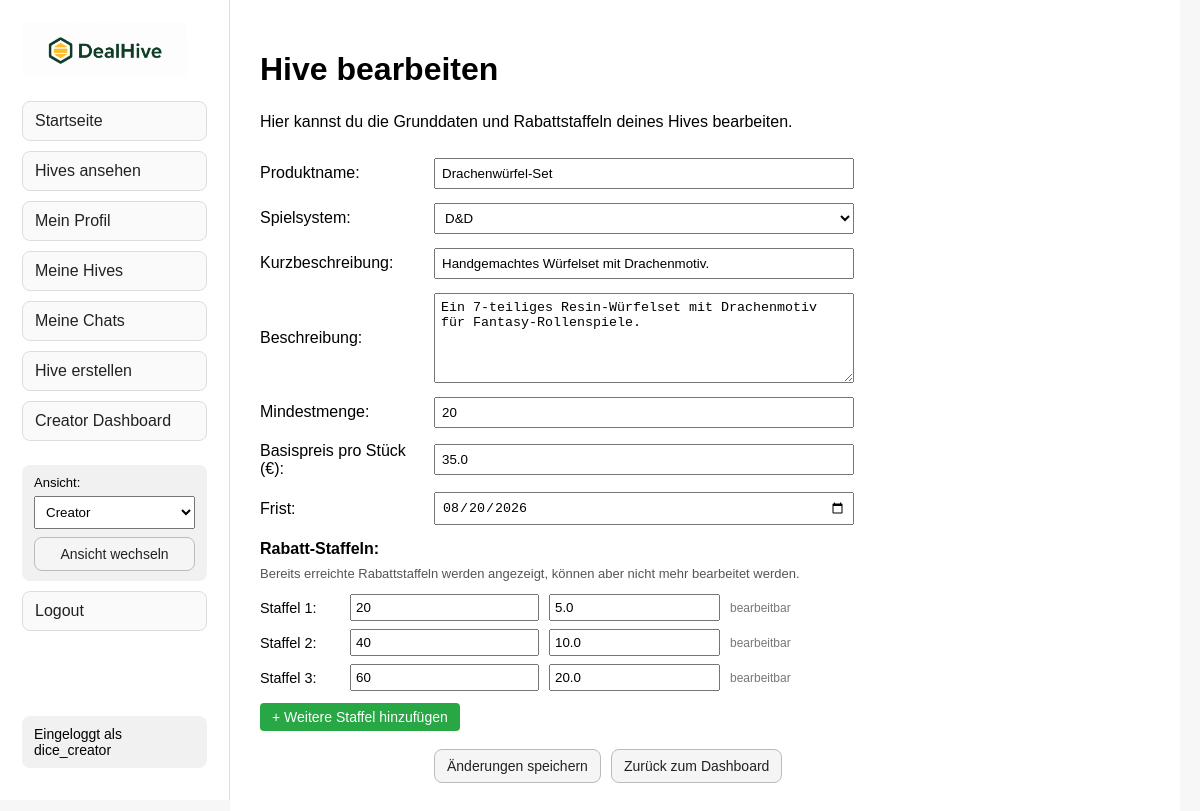
The page /creator/hives/1/edit (signed in) on the database its author committed.
### tables this page shows
CREATE TABLE hives (
            id INTEGER PRIMARY KEY AUTOINCREMENT,
            title TEXT NOT NULL,
            game_system TEXT NOT NULL,
            short_description TEXT NOT NULL,
            description TEXT NOT NULL,
            deadline TEXT NOT NULL,
            current_participants INTEGER NOT NULL DEFAULT 0,
            min_participants INTEGER NOT NULL,
            base_price REAL NOT NULL DEFAULT 0.0
        );

CREATE TABLE hive_tiers (
            id INTEGER PRIMARY KEY AUTOINCREMENT,
            hive_id INTEGER NOT NULL,
            threshold_quantity INTEGER NOT NULL,
            discount_percent REAL NOT NULL,
            FOREIGN KEY (hive_id) REFERENCES hives(id)
        );

### creator_routes.py (the view, shortened to what this page needs)
    @app.route(
        "/creator/hives/<int:hive_id>/edit",
        methods=["GET", "POST"]
    )
    def edit_hive_page(hive_id):
        if session.get("user_id") is None:
            return redirect("/login")
        if session.get("role") != "creator":
            return redirect("/")
        hive = get_hive_by_id(hive_id)
        if hive is None:
            return "Hive wurde nicht gefunden."
        creator_id = get_hive_creator_id(hive_id)
        if creator_id != session["user_id"]:
            return redirect("/creator/dashboard")
        tiers = get_hive_tiers(hive_id)
        thresholds = []
        discounts = []
        locked_tiers = []
        for tier in tiers:
            threshold = tier["threshold_quantity"]
            discount = tier["discount_percent"]
            thresholds.append(threshold)
            discounts.append(discount)
            if hive["current_participants"] >= threshold:
                locked_tiers.append(True)
            else:
                locked_tiers.append(False)
        if not thresholds:
            thresholds = [""]
            discounts = [""]
            locked_tiers = [False]
        return render_template(
            "edit_hive.html",
            hive=hive,
            thresholds=thresholds,
            discounts=discounts,
            locked_tiers=locked_tiers
        )

### database.py (called while the page is built)
def get_connection():
    connection = sqlite3.connect(DATABASE_PATH)
    connection.row_factory = sqlite3.Row
    connection.execute("PRAGMA foreign_keys = ON")
    return connection

def get_hive_by_id(hive_id):
    connection = get_connection()
    hive = connection.execute("""
        SELECT
            hives.id,
            hives.title,
            hives.game_system,
            hives.short_description,
            hives.description,
            hives.deadline,
            COALESCE((
                SELECT SUM(user_hives.quantity)
                FROM user_hives
                WHERE user_hives.hive_id = hives.id
                AND user_hives.relation_type = 'buyer'
            ), 0) AS current_participants,
            hives.min_participants,
            hives.base_price
        FROM hives
        WHERE hives.id = ?
    """, (hive_id,)).fetchone()
    connection.close()
    return hive

def get_hive_creator_id(hive_id):
    connection = get_connection()
    creator = connection.execute("""
        SELECT user_id
        FROM user_hives
        WHERE hive_id = ?
        AND relation_type = 'creator'
    """, (hive_id,)).fetchone()
    connection.close()
    if creator:
        return creator["user_id"]
    return None

def get_hive_tiers(hive_id):
    connection = get_connection()
    tiers = connection.execute("""
        SELECT
            threshold_quantity,
            discount_percent
        FROM hive_tiers
        WHERE hive_id = ?
        ORDER BY threshold_quantity ASC
    """, (hive_id,)).fetchall()
    connection.close()
    return tiers

### templates/edit_hive.html (shortened to what this page needs)
{% extends "layout.html" %}
{% block content %}
    <h1>Hive bearbeiten</h1>
    <p class="helper-text">
        Hier kannst du die Grunddaten und Rabattstaffeln deines Hives bearbeiten.
    </p>
    <form action="/creator/hives/{{ hive['id'] }}/edit" method="POST" class="create-hive-form">
        <div class="form-row">
            <label for="title">Produktname:</label>
            <input type="text" id="title" name="title" value="{{ title|default(hive['title']) }}" required>
        </div>
        <div class="form-row">
            <label for="game_system">Spielsystem:</label>
            {% set selected_game_system = game_system|default(hive["game_system"]) %}
            <select id="game_system" name="game_system" required>
                <option value="D&D" {% if selected_game_system == "D&D" %}selected{% endif %}>
                    D&D
                </option>
            </select>
        </div>
        <div class="form-row">
            <label for="short_description">Kurzbeschreibung:</label>
            <input
                type="text"
                id="short_description"
                name="short_description"
                value="{{ short_description|default(hive['short_description']) }}"
                required
            >
        </div>
        <div class="form-row">
            <label for="description">Beschreibung:</label>
            <textarea id="description" name="description" rows="5" required>{{ description|default(hive['description']) }}</textarea>
        </div>
        <div class="form-row">
            <label for="min_participants">Mindestmenge:</label>
            <input
                type="number"
                id="min_participants"
                name="min_participants"
                min="1"
                value="{{ min_participants|default(hive['min_participants']) }}"
                required
            >
        </div>
        <div class="form-row">
            <label for="base_price">Basispreis pro Stück (€):</label>
            <input
                type="number"
                id="base_price"
                name="base_price"
                step="0.01"
                min="0"
                value="{{ base_price|default(hive['base_price']) }}"
                required
            >
        </div>
        <div class="form-row">
            <label for="deadline">Frist:</label>
            <input
                type="date"
                id="deadline"
                name="deadline"
                value="{{ deadline|default(hive['deadline']) }}"
                required
            >
        </div>
        <div class="form-row" style="display: block; clear: both; margin-top: 15px;">
            <label style="display: block; margin-bottom: 8px; font-weight: bold;">
                Rabatt-Staffeln:
            </label>
            <p style="font-size: 13px; color: #555; margin-top: 0;">
                Bereits erreichte Rabattstaffeln werden angezeigt, können aber nicht mehr bearbeitet werden.
            </p>
            <div style="display: flex; flex-direction: column; gap: 8px; max-width: 620px; width: 100%;">
                {% for i in range(thresholds|length) %}
                    <div class="tier-input-group" style="display: flex; gap: 10px; align-items: center; width: 100%;">
                        <span style="width: 80px; flex-shrink: 0; font-size: 0.9em;">
                            Staffel {{ i + 1 }}:
                        </span>
                        <input
                            type="number"
                            name="threshold_quantity[]"
                            placeholder="Ab X Stück"
                            min="1"
                            value="{{ thresholds[i] }}"
                            style="flex: 1; padding: 4px;"
                        >
                        <input
                            type="number"
                            name="discount_percent[]"
                            placeholder="Rabatt in %"
                            step="0.1"
                            min="0"
                            max="100"
                            value="{{ discounts[i] }}"
                            style="flex: 1; padding: 4px;"
                        >
                        {% if locked_tiers[i] %}
                            <span style="font-size: 12px; color: #777; width: 150px;">
                                bereits erreicht
                            </span>
                        {% else %}
                            <span style="font-size: 12px; color: #777; width: 150px;">
                                bearbeitbar
                            </span>
                        {% endif %}
                    </div>
                {% endfor %}
            </div>
            <div style="margin-top: 12px; display: block;">
                <button
                    type="submit"
                    name="action"
                    value="add_tier"
                    style="background-color: #28a745; color: white; padding: 6px 12px; border: none; border-radius: 4px; cursor: pointer;"
                >
                    + Weitere Staffel hinzufügen
                </button>
            </div>
        </div>
        <div class="form-actions">
            <button type="submit" name="action" value="submit">
                Änderungen speichern
            </button>
            <a class="button-link" href="/creator/dashboard">
                Zurück zum Dashboard
            </a>
        </div>
    </form>
{% endblock %}

### templates/layout.html (style rules this page uses)
body { margin: 0; font-family: Arial, sans-serif; background-color: #f7f7f7; }
.helper-text { max-width: 650px; line-height: 1.5; margin-bottom: 24px; }
.form-row { display: grid; grid-template-columns: 130px 240px; align-items: center; margin-bottom: 14px; }
.form-row input, .form-row select { width: 240px; box-sizing: border-box; }
.form-row textarea { width: 420px; box-sizing: border-box; }
.form-actions { margin-left: 130px; margin-top: 18px; }
.create-hive-form .form-row { grid-template-columns: 160px 420px; column-gap: 14px; }
.create-hive-form .form-row input, .create-hive-form .form-row select, .create-hive-form .form-row textarea { width: 420px; padding: 6px; box-sizing: border-box; }
.create-hive-form .form-row textarea { min-height: 90px; }
.create-hive-form .form-actions { margin-left: 174px; display: flex; gap: 10px; align-items: center; }
button, .button-link { display: inline-block; padding: 8px 12px; border: 1px solid #bbb; border-radius: 8px; background-color: #f5f5f5; color: #222; text-decoration: none; font-size: 14px; cursor: pointer; box-sizing: border-box; }

### rows shown on the page
hives: title "Drachenwürfel-Set", game_system "D&D", short_description "Handgemachtes Würfelset mit Drachenmotiv.", description "Ein 7-teiliges Resin-Würfelset mit Drachenmotiv für Fantasy-Rollenspiele.", min_participants "20", base_price "35.0", deadline "08/20/2026"
hive_tiers: discount_percent "5.0"
hive_tiers: discount_percent "10.0"
hive_tiers: discount_percent "20.0"

### other values the page prints
{{ session.get("username") }} "dice_creator"
{{ i + 1 }} "1" "2" "3"
